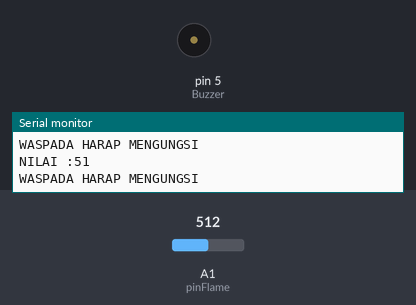
A sketch run on a simulated Arduino Uno, built with avr-gcc and run on an emulated ATmega328P. Shown: buzzer (waves = sounding, pin HIGH), the last lines printed to the serial monitor. Inputs (shaded band) come from the test bench; at power-on: A1 (pinFlame) = 512.

Above: at 1.26 s.
1.3 s: A1 (pinFlame) set to 534
4.3 s: A1 (pinFlame) set to 306
7.3 s: A1 (pinFlame) set to 815
8.8 s: A1 (pinFlame) set to 839
At 9.7 s:
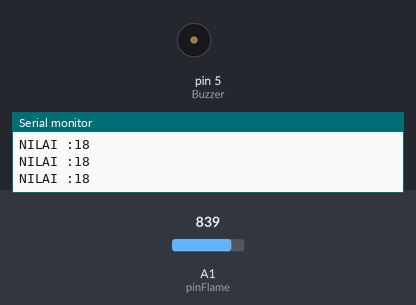
10.3 s: A1 (pinFlame) set to 716
At 11.1 s:
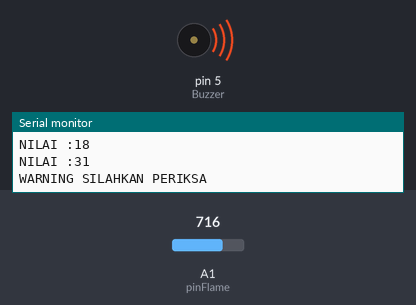
13.3 s: A1 (pinFlame) set to 900
At 13.7 s:
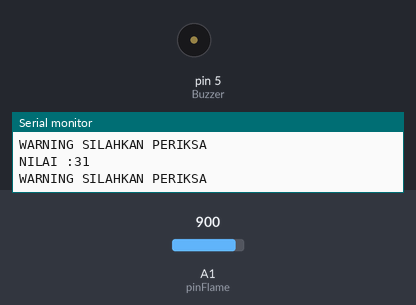
Timing chart, 0 to 15.8 s (numbered marks = the images above; inputs shaded):
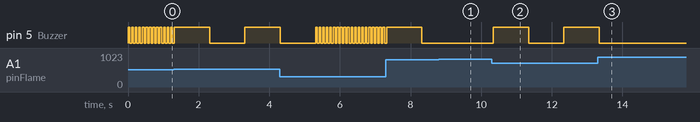

Measured:
- the behaviour switches between 827 and 828 on A1 (pinFlame) (found by bisection; images 0 and 1)
- after the input at 8.8 s, pin 5 (Buzzer): stays LOW (without the input it goes to HIGH after 0.52 s)
- after the input at 10.3 s, pin 5 (Buzzer): LOW → HIGH at once, → LOW 1.0 s later, → HIGH 1.0 s later
- after the input at 13.3 s, pin 5 (Buzzer): goes on until 13.3 s, then stays LOW
- by itself, pin 5 (Buzzer): repeats every 0.10 s: HIGH 0.05 s, LOW 0.05 s

The sketch:

1.Sensor_FLAME_Chalange.ino
```cpp
int pinFlame=A1;
int Buzzer=5;

void setup() {
  Serial.begin(9600);
  pinMode(Buzzer,OUTPUT);

}

void loop() {
  //BACA SENSOR
  int bacaFlame=analogRead(pinFlame);
      bacaFlame=map(bacaFlame,24,1016,100,0);    //MAPPING  //(data awal sensor,data akhir sensor,nilai yang diinginkan,nilai akhir yang diinginkan)

  //PRINT SERIAL
  Serial.print("NILAI :");
  Serial.print(bacaFlame);
  Serial.println();

  //LOGIKA
 if(bacaFlame==0){
  Serial.println("AMAN");
  digitalWrite(Buzzer,LOW);
 }
 else if(bacaFlame >=20 && bacaFlame <=50){
  Serial.println("WARNING SILAHKAN PERIKSA");
  digitalWrite(Buzzer,HIGH);
  delay(1000);
  digitalWrite(Buzzer,LOW);
  delay(1000);
 }
 else if(bacaFlame>=50){
  Serial.println("WASPADA HARAP MENGUNGSI");
  digitalWrite(Buzzer,HIGH);
  delay(50);
  digitalWrite(Buzzer,LOW);
  delay(50);
 }

}
```
